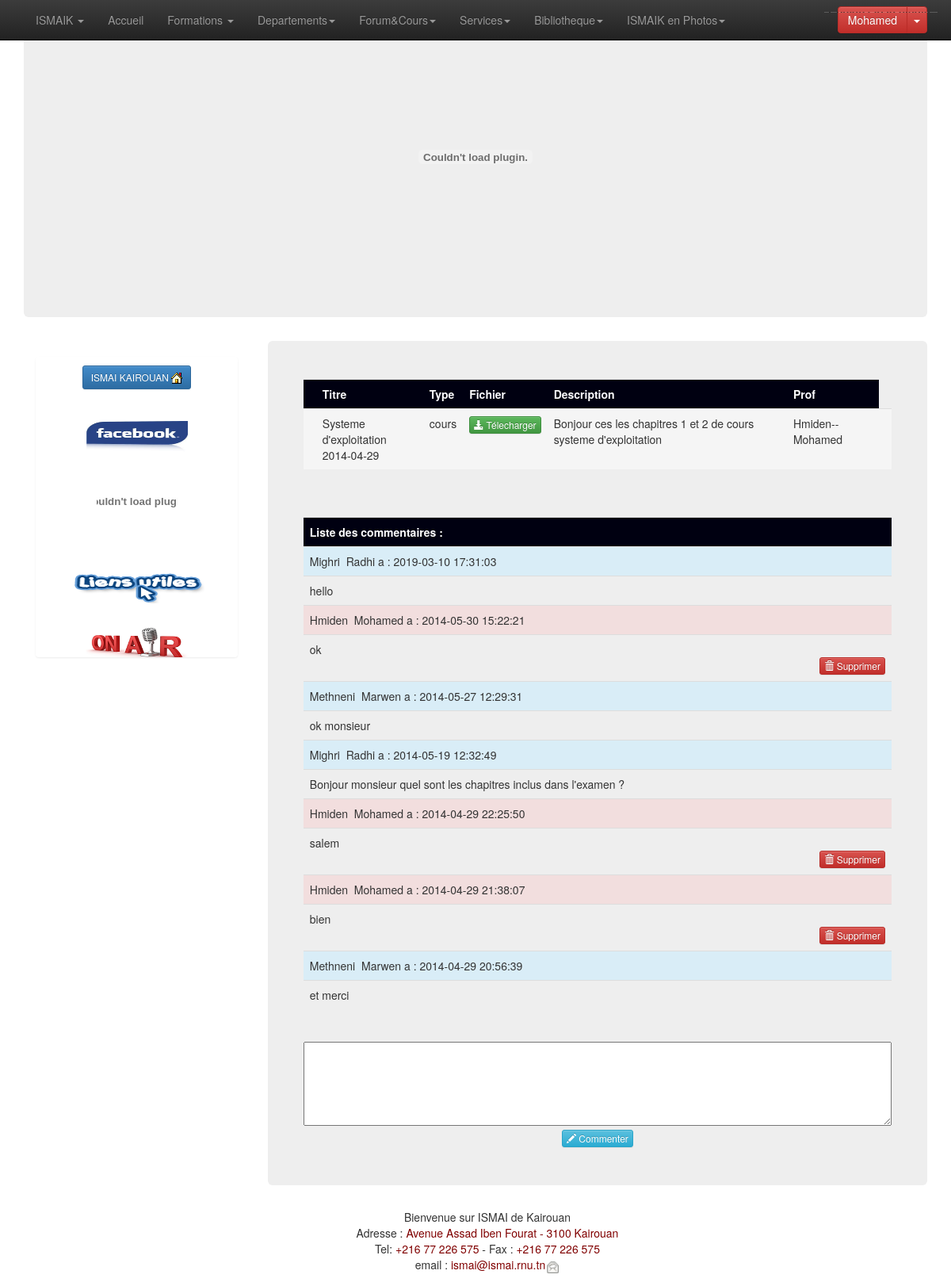
Page /Contenu/commentaireprof.php?id_cour=1 (signed in) on the committed database.
### tables this page shows
CREATE TABLE `cours` (
  `id_cours` int(11) NOT NULL,
  `nom_cours` varchar(50) NOT NULL,
  `description` text NOT NULL,
  `Type_cour` varchar(5) NOT NULL,
  `date_cours` date NOT NULL,
  `file_cour` varchar(50) NOT NULL,
  `utilisateur_id_utilisateur` int(11) NOT NULL
);

CREATE TABLE `utilisateurs` (
  `id_utilisateurs` int(11) NOT NULL,
  `cin` int(10) NOT NULL,
  `nom` varchar(50) NOT NULL,
  `prenom` varchar(50) NOT NULL,
  `sexe` varchar(50) NOT NULL,
  `date_naissance` date NOT NULL,
  `mail` varchar(200) NOT NULL,
  `password` varchar(15) NOT NULL,
  `tel` varchar(15) NOT NULL,
  `profil` varchar(50) NOT NULL,
  `departement_id_departement` int(11) DEFAULT NULL,
  `groupe_id_groupe` int(11) DEFAULT NULL,
  `confirmer` tinyint(1) NOT NULL
);

CREATE TABLE `commentaire` (
  `id_commentaire` int(11) NOT NULL,
  `comm` varchar(500) NOT NULL,
  `user_id_user` int(11) NOT NULL,
  `cours_id_cours` int(11) NOT NULL,
  `date_c` datetime NOT NULL
);

### Contenu/commentaireprof.php (the view, shortened to what this page needs)
<!DOCTYPE html>
<html lang="fr">
	<head>
		<?php
		include ("incssjs.php");
		?>
	</head>
	<body role="document" style="margin-bottom: 90px;">
<?php
include ("menuproff.php");
?>
		<div class="container theme-showcase" role="main">
			<?php
			include ("baniere.php");
			?>
			<?php
			include ("left.php");
			?>
			<div class="jumbotron" style="width: 73%; float: right;">
				<div class="row">
					<?php
include("config.php");
					if(isset($_GET['id_cour']) && $_GET['id_cour']!=""){
					$sqlaff = 'select * from  cours,  utilisateurs  where  `cours`.`utilisateur_id_utilisateur`= `utilisateurs`.`id_utilisateurs` and   `cours`.`id_cours`="'.$_SESSION['cour'].'" order by date_cours DESC';
					$req = mysqli_query($base,$sqlaff) or die(mysqli_error($base));
					?>
<table class="table">
<tr style="background:#001 ">
<td style="font-weight:bold"><font  color="#FFFFFF"></font></td>
<td style="font-weight:bold"><font  color="#FFFFFF">Titre</font></td>
<td style="font-weight:bold"><font  color="#FFFFFF">Type</font></td>
<td style="font-weight:bold"><font  color="#FFFFFF">Fichier</font></td>
<td style="font-weight:bold"><font  color="#FFFFFF">Description </font></td>
<td style="font-weight:bold"><font  color="#FFFFFF">Prof </font></td>
</tr>
					<?php
					$today =date("Y-m-d");
					$data =mysqli_fetch_array($req);
					?>
					<tr <?php if($today==$data['date_cours']){ ?>class="info" <?php }else { ?> class="active" <?php } ?>>
                    <?php if($today==$data['date_cours']){ ?><td><img src="images/fixe/new2.gif" alt="" /></td><?php }else { ?><td></td><?php } ?>
                    <td><?php echo $data['nom_cours']; ?><br /><?php echo $data['date_cours']; ?>
                    </td>
                    <td><?php echo $data['Type_cour']; ?></td>
					<td>
                    <?php if($data['file_cour']!=""){ ?>
                    <a class="btn btn-xs btn-success" href="<?php echo $data['file_cour']; ?>">
                     <span class="glyphicon glyphicon-download-alt"></span>
                     Télecharger</a>
                     <?php } ?>
                    </td>
           				<td><?php echo $data['description']; ?></td>
					<td><?php echo $data['nom']; ?>--<?php echo $data['prenom']; ?></td>
					<td></td>
					</tr>
                    </table>
                    <br />
                    <table class="table">
<tr style="background:#001 ">
<td style="font-weight:bold"><font  color="#FFFFFF">Liste des commentaires :</font></td>
</tr>
                    <br />
                    <?php
                    $sqlcom = 'select * from  commentaire , utilisateurs  where commentaire.user_id_user= `utilisateurs`.`id_utilisateurs` and `commentaire`.`cours_id_cours`="'.$_SESSION['cour'].'" order by date_c DESC';
					$reqcom = mysqli_query($base,$sqlcom) or die(mysqli_error($base));
					 while ($data =mysqli_fetch_array($reqcom)) {
					?>
					<?php
					if($data['profil']=="ens"){
						?>
                   <tr class="danger">
                   	<td>
                    <?php echo $data['nom']; ?>&nbsp; <?php echo $data['prenom']; ?> a : <?php echo $data['date_c']; ?><br />
                  </td> </tr>
                  <tr >
                  	 <td>
                  <?php echo $data['comm']; ?><br />
                   <?php if($data['cin']==$_SESSION['cin']){ ?>
                   <a href="commentaireetudiant.php?suppr=<?php echo $data['id_commentaire']; ?>&amp;id_cour=<?php echo $_GET['id_cour']; ?>" style="float:right;" type="submit"   class="btn btn-xs btn-danger">
                        <span class="glyphicon glyphicon-trash"></span>
                         Supprimer </a>
                <?php }   ?>
                     </td>
                   </tr>
						<?php
					}else{
					?>
                   <tr class="info">
                   	<td>
                    <?php echo $data['nom']; ?>&nbsp; <?php echo $data['prenom']; ?> a : <?php echo $data['date_c']; ?><br />
                  </td> </tr>
                  <tr >
                  	 <td>
                   <?php echo $data['comm']; ?><br />
                   <?php if($data['cin']==$_SESSION['cin']){ ?>
                   <a href="commentaireetudiant.php?suppr=<?php echo $data['cin']; ?>" style="float:right;" type="submit"   class="btn btn-xs btn-danger">
                        <span class="glyphicon glyphicon-trash"></span>
                         Supprimer </a>
                <?php }   ?></td>
                   </tr>
                   <?php } } ?>
                    </table>
                    <hr />
                    <form action="commentaireprof.php"  method="post">
                    	<textarea name="coment" rows="5" style="width: 100%"></textarea>
                    	<center>
						<button type="submit"   class="btn btn-xs btn-info">
                        <span class="glyphicon glyphicon-pencil"></span>
                         Commenter </button>
                         </center>
                    </form>
                    <?php    } else { ?>
                 <div class="alert alert-danger"><h4 ><font color="">pas de cour selectionné !!!</font></h4></div>
                    	<?php   } ?>
				</div>
				</div>
			</div>
			<?php
			include ("foot.php");
			?>
			<?php
			include ("fast.php");
			?>
	</body>
</html>

### rows in the picture
cours: nom_cours "Systeme d'exploitation", date_cours "2014-04-29", Type_cour "cours", description "Bonjour ces les chapitres 1 et 2 de cours systeme d'exploitation", utilisateur_id_utilisateur.nom "Hmiden", utilisateur_id_utilisateur.prenom "Mohamed"
commentaire: user_id_user.nom "Mighri", user_id_user.prenom "Radhi", date_c "2019-03-10 17:31:03", comm "hello"
commentaire: user_id_user.nom "Hmiden", user_id_user.prenom "Mohamed", date_c "2014-05-30 15:22:21", comm "ok"
commentaire: user_id_user.nom "Methneni", user_id_user.prenom "Marwen", date_c "2014-05-27 12:29:31", comm "ok monsieur"
commentaire: user_id_user.nom "Mighri", user_id_user.prenom "Radhi", date_c "2014-05-19 12:32:49", comm "Bonjour monsieur quel sont les chapitres inclus dans l'examen ?"
commentaire: user_id_user.nom "Hmiden", user_id_user.prenom "Mohamed", date_c "2014-04-29 22:25:50", comm "salem"
commentaire: user_id_user.nom "Hmiden", user_id_user.prenom "Mohamed", date_c "2014-04-29 21:38:07", comm "bien"
commentaire: user_id_user.nom "Methneni", user_id_user.prenom "Marwen", date_c "2014-04-29 20:56:39", comm "et merci"

### other values in the picture
$_SESSION['prenom'] "Mohamed"
